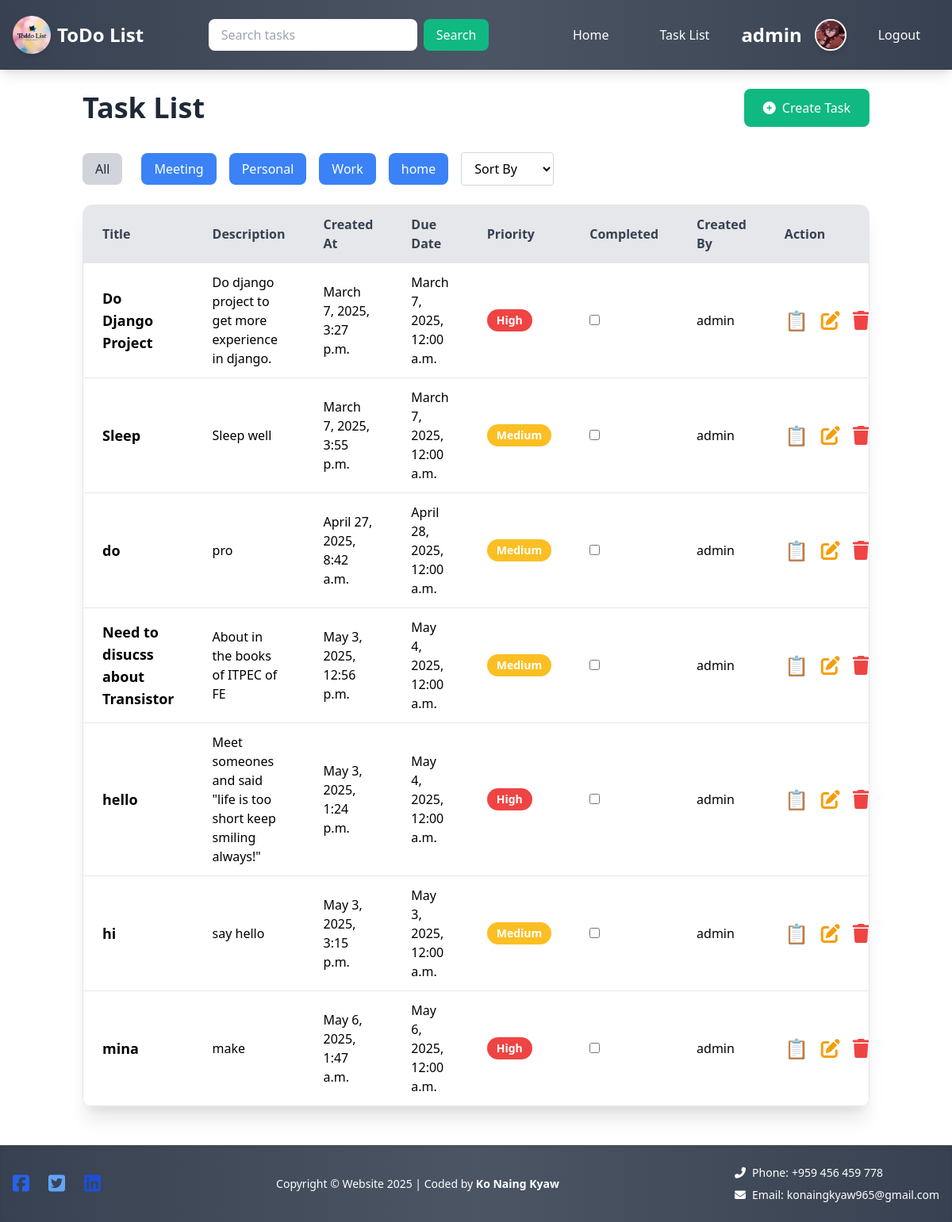
Page /task_list/ (signed in) on the committed database.
### myapp/models.py (models this page shows, shortened)
class Profile(models.Model):
    user = models.OneToOneField(User, on_delete=models.CASCADE)
    profile_pic = models.ImageField(
        upload_to='profile_picture/',
        default='images/default-profile.jpg'
    )
    bio = models.TextField(blank=True, null=True)

class Category(models.Model):
    name = models.CharField(max_length=100)
    user = models.ForeignKey(User, on_delete=models.CASCADE)
    class Meta:
        unique_together = ('user', 'name')

class Task(models.Model):
    PRIORITY_CHOICES = [
        ('High', 'High'),
        ('Medium', 'Medium'),
        ('Low', 'Low'),
    ]
    RECURRENCE_CHOICES = [
        ('none', 'None'),
        ('daily', 'Daily'),
        ('weekly', 'Weekly'),
        ('monthly', 'Monthly'),
    ]
    user = models.ForeignKey(User, on_delete=models.CASCADE, null=True)
    shared_users = models.ManyToManyField(User, related_name='shared_tasks', blank=True)
    title = models.CharField(max_length=200)
    description = models.TextField(blank=True, null=True)
    created_at = models.DateTimeField(auto_now_add=True)
    due_date = models.DateTimeField(null=True, blank=True)
    is_completed = models.BooleanField(default=False)
    category = models.ForeignKey(
        Category,
        on_delete=models.SET_NULL,
        null=True,
        blank=True
    )
    priority = models.CharField(max_length=10, choices=PRIORITY_CHOICES, default='Medium')
    reminder = models.DateTimeField(null=True, blank=True)
    recurrence = models.CharField(max_length=10, choices=RECURRENCE_CHOICES, default='none')
    parent_task = models.ForeignKey('self', on_delete=models.CASCADE, null=True, blank=True, related_name='subtasks')

### myapp/views.py (the view)
# urls.py: path("task_list/", views.task_list, name="task_list"),  # Root URL is now task_list
def task_list(request):
    if not request.user.is_authenticated:
        return redirect("login")
    category_id = request.GET.get("category")
    sort_by = request.GET.get("sort_by")
    if category_id:
        tasks = Task.objects.filter(
            (models.Q(user=request.user) | models.Q(shared_users=request.user)),
            category_id=category_id
        ).distinct()
    else:
        tasks = Task.objects.filter(
            models.Q(user=request.user) | models.Q(shared_users=request.user)
        ).distinct()
    if sort_by == "priority":
        tasks = tasks.order_by('priority')
    elif sort_by == "due_date":
        tasks = tasks.order_by('due_date')
    else:
        tasks = tasks.order_by('created_at')
    categories = Category.objects.filter(user=request.user)
    if not tasks.exists():
        messages.info(request, "You have no tasks available. Please create a task.")
    return render(request, 'task_list.html', {
        'tasks': tasks,
        'categories': categories,
        'sort_by': sort_by,
    })

### myapp/context_processors.py (called while the page is built)
def profile_context(request):
    if request.user.is_authenticated:
        try:
            profile = Profile.objects.get(user=request.user)
        except Profile.DoesNotExist:
            profile = None
    else:
        profile = None
    return {'profile': profile}

### myapp/templates/task_list.html (shortened to what this page needs)
{% extends 'base.html' %}
{% block body %}
  {% load static %}
  <br />
  <div class="container mx-auto px-4">
    {% if user.is_authenticated %}
      <div class="flex justify-between items-center mb-8">
        <h1 class="text-4xl font-semibold text-gray-800 dark:text-white">
          Task List
        </h1>
        <a href="{% url 'task_create' %}" class="bg-green-500 text-white px-6 py-3 rounded-lg hover:bg-green-600 transition-all">
          <i class="fa-solid fa-plus-circle mr-2"></i>Create Task
        </a>
      </div>
<div class="mb-6 flex items-center space-x-4">
  <a href="{% url 'task_list' %}" class="bg-gray-300 text-gray-800 px-4 py-2 rounded-lg mr-2 hover:bg-gray-400">
    All
  </a>
  {% for cat in categories %}
    <a href="{% url 'task_list' %}?category={{ cat.id }}" class="bg-blue-500 text-white px-4 py-2 rounded-lg mr-2 hover:bg-blue-600">
      {{ cat.name }}
    </a>
  {% endfor %}
  <select id="sort_by" name="sort_by" class="ml-auto bg-white border border-gray-300 rounded px-3 py-2 focus:outline-none focus:ring-2 focus:ring-blue-500">
    <option value="">Sort By</option>
  </select>
</div>
      <div class="overflow-x-auto bg-white dark:bg-gray-800 shadow-xl rounded-xl border border-gray-200 dark:border-gray-700">
        <table id="task-list" class="min-w-full table-auto rounded-lg overflow-hidden">
          <thead>
            <tr class="bg-gray-200 dark:bg-gray-700 text-gray-700 dark:text-white">
              <th class="py-3 px-6 text-left border-b" data-label="Title">Title</th>
              <th class="py-3 px-6 text-left border-b" data-label="Description">Description</th>
              <th class="py-3 px-6 text-left border-b" data-label="Created At">Created At</th>
              <th class="py-3 px-6 text-left border-b" data-label="Due Date">Due Date</th>
              <th class="py-3 px-6 text-left border-b" data-label="Priority">Priority</th>
              <th class="py-3 px-6 text-left border-b" data-label="Completed">Completed</th>
              <th class="py-3 px-6 text-left border-b" data-label="Created By">Created By</th>
              <th class="py-3 px-6 text-left border-b" data-label="Action">Action</th>
            </tr>
          </thead>
          <tbody>
          {% if tasks %}
            {% for task in tasks %}
              <tr class="task-item border-b hover:bg-gray-50 dark:hover:bg-gray-700" draggable="true">
                <td class="py-3 px-6 text-lg font-semibold" data-label="Title">{{ task.title }}</td>
                <td class="py-3 px-6" data-label="Description">{{ task.description }}</td>
                <td class="py-3 px-6" data-label="Created At">{{ task.created_at|date:"F j, Y, g:i a" }}</td>
                <td class="py-3 px-6" data-label="Due Date">{{ task.due_date|date:"F j, Y, g:i a" }}</td>
                <td class="py-3 px-6" data-label="Priority">
                  {% if task.priority == "High" %}
                    <span class="inline-block bg-red-500 text-white px-3 py-1 rounded-full text-sm font-semibold">High</span>
                  {% elif task.priority == "Medium" %}
                    <span class="inline-block bg-yellow-400 text-white px-3 py-1 rounded-full text-sm font-semibold">Medium</span>
                  {% else %}
                    <span class="inline-block bg-green-500 text-white px-3 py-1 rounded-full text-sm font-semibold">Low</span>
                  {% endif %}
                </td>
                <td class="py-3 px-6" data-label="Completed">
                  {% if task.user == request.user %}
                    <input type="checkbox" class="task-completed-checkbox" data-task-id="{{ task.id }}" {% if task.is_completed %}checked{% endif %}>
                  {% else %}
                    {% if task.is_completed %}
                      <span class="inline-block bg-green-600 text-white px-3 py-1 rounded-full text-sm font-semibold">Yes</span>
                    {% else %}
                      <span class="inline-block bg-gray-400 text-white px-3 py-1 rounded-full text-sm font-semibold">No</span>
                    {% endif %}
                  {% endif %}
                </td>
                <td class="py-3 px-6" data-label="Created By">{{ task.user.username }}</td>
                <td class="py-3 px-6" data-label="Action">
                  <div class="flex items-center space-x-4 text-2xl">
                    <a href="{% url 'task_detail' task.id %}" class="text-blue-500 hover:underline">📋</a>
                    <a href="{% url 'task_update' task.id %}" class="text-yellow-500 hover:underline"><i class="fa-solid fa-pen-to-square"></i></a>
                    {% if task.user == request.user %}
                      <form action="{% url 'delete_task' task.id %}" method="post" class="inline-block">
                        <button type="submit" class="text-red-500 hover:underline bg-transparent border-none"><i class="fa-solid fa-trash"></i></button>
                      </form>
                    {% endif %}
                  </div>
                </td>
              </tr>
            {% endfor %}
          {% else %}
            <tr>
              <td colspan="8" class="text-center py-4">No tasks available.</td>
            </tr>
          {% endif %}
        </tbody>
      </table>
      </div>
    {% endif %}
  </div>
  <br><br>
{% endblock %}

### templates/header.html (shortened to what this page needs)
{% load static %}
<nav class="bg-gradient-to-r from-gray-700 via-gray-600 to-gray-700 shadow-lg">
  <div class="max-w-full mx-auto px-4 py-4">
    <div class="flex items-center justify-between">
      <div class="flex items-center space-x-2">
        <img
          src="{% static 'images/app-logo.jpg' %}"
          alt="App Logo"
          class="w-12 h-12 rounded-full shadow-md"
        />
        <a class="text-white text-2xl font-bold hover:text-green-400 transition-colors" href="#">ToDo List</a>
      </div>
        <form class="flex items-center space-x-2" method="get" action="{% url 'task_list' %}">
          <input
            name="search"
            value="{{ search_query|default:'' }}"
            class="px-4 py-2 rounded-lg focus:outline-none focus:ring-2 focus:ring-green-400"
            type="search"
            placeholder="Search tasks"
            aria-label="Search"
          />
          <button
            class="bg-green-500 text-white px-4 py-2 rounded-lg hover:bg-green-600 transition-colors"
            type="submit"
          >
            Search
          </button>
        </form>
      <div class="hidden lg:flex items-center space-x-4">
        <ul class="flex items-center space-x-4">
          <li><a class="text-white hover:bg-gray-700 px-6 py-4 rounded hover:text-green-400 transition-colors" href="{% url 'home' %}">Home</a></li>
          <li><a class="text-white hover:bg-gray-700 px-6 py-4 rounded hover:text-green-400 transition-colors" href="{% url 'task_list' %}">Task List</a></li>
        </ul>
        <div class="flex items-center space-x-4 ml-4">
          {% if user.is_authenticated %}
          <span class="text-white text-2xl font-bold">{{ user.username }}</span>
          <a href="{% url 'profile' %}">
            <img src="{% if profile.profile_pic %}{{ profile.profile_pic.url }}{% else %}{% static 'images/default-profile.jpg' %}{% endif %}" class="w-10 h-10 rounded-full border-2 border-white shadow-md" />
          </a>
          <a class="text-white hover:bg-gray-700 px-6 py-4 rounded hover:text-green-400 transition-colors" href="{% url 'logout' %}">Logout</a>
          {% else %}
          <a class="text-white hover:bg-gray-700 px-6 py-4 rounded hover:text-green-400 transition-colors" href="{% url 'login' %}">Login</a>
          <a class="text-white hover:bg-gray-700 px-6 py-4 rounded hover:text-green-400 transition-colors" href="{% url 'register' %}">Sign Up</a>
          {% endif %}
        </div>
      </div>
    </div>
  </div>
</nav>

### rows in the picture
Profile: profile_pic (picture)
Category: name "Meeting"
Category: name "Personal"
Category: name "Work"
Category: name "home"
Task: title "Do Django Project", description "Do django project to get more experience in django.", created_at "March 7, 2025, 3:27 p.m.", due_date "March 7, 2025, 12:00 a.m.", priority "High", user.username "admin"
Task: title "Sleep", description "Sleep well", created_at "March 7, 2025, 3:55 p.m.", due_date "March 7, 2025, 12:00 a.m.", priority "Medium", user.username "admin"
Task: title "do", description "pro", created_at "April 27, 2025, 8:42 a.m.", due_date "April 28, 2025, 12:00 a.m.", priority "Medium", user.username "admin"
Task: title "Need to disucss about Transistor", description "About in the books of ITPEC of FE", created_at "May 3, 2025, 12:56 p.m.", due_date "May 4, 2025, 12:00 a.m.", priority "Medium", user.username "admin"
Task: title "hello", description "Meet someones and said \"life is too short keep smiling always!\"", created_at "May 3, 2025, 1:24 p.m.", due_date "May 4, 2025, 12:00 a.m.", priority "High", user.username "admin"
Task: title "hi", description "say hello", created_at "May 3, 2025, 3:15 p.m.", due_date "May 3, 2025, 12:00 a.m.", priority "Medium", user.username "admin"
Task: title "mina", description "make", created_at "May 6, 2025, 1:47 a.m.", due_date "May 6, 2025, 12:00 a.m.", priority "High", user.username "admin"

### other values in the picture
{{ user.username }} "admin"
